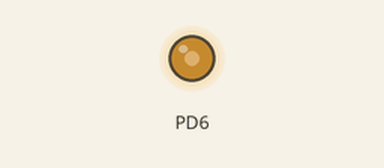
Bench run of a program on a simulated ATmega328P, built with avr-gcc and emulated at 16 MHz. Shown: output pins drawn as LEDs (lit = HIGH). At 0.0 s the program stops and its outputs stay as they are.

Above: at 0.1 s.
Timing chart, 0 to 1.5 s (numbered marks = the images above):
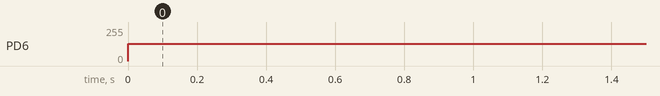

Measured:
- by itself, PD6: 0/255 → 128/255 at 0.00 s

The program:

main.c
```c
// this code sets up counter1 A output at 25% and B output at 75%
// using ICR1 as top (16bit), Fast PWM.


//#include <avr/io.h>
//
//
//int main(void)
//{
//    DDRB |= (1 << DDB1)|(1 << DDB2);
//    // PB1 and PB2 is now an output
//
//    OCR1A = 0xFFFF;
//    OCR1B = 0xFFFF;
//    // set TOP to 16bit
//
//    OCR1A = 0x3FFF;
//    // set PWM for 25% duty cycle @ 16bit
//
//    OCR1B = 0xBFFF;
//    // set PWM for 75% duty cycle @ 16bit
//
//    TCCR1A |= (1 << COM1A1)|(1 << COM1B1);
//    // set none-inverting mode
//
//    TCCR1A |= (1 << WGM11);
//    TCCR1B |= (1 << WGM12)|(1 << WGM13);
//    // set Fast PWM mode using ICR1 as TOP
//
//    TCCR1B |= (1 << CS10);
//    // START the timer with no prescaler
//
//
//
//    while (1);
//    {
//        // we have a working Fast PWM
//    }
//}

// this code sets up counter0 for an 8kHz Fast PWM wave @ 16Mhz Clock


#include <avr/io.h>
#include <util/delay.h>


int main(void)
{
    DDRD |= (1 << DDD6);
    // PD6 is now an output

    OCR0A = 128;
    // set PWM for 50% duty cycle


    TCCR0A |= (1 << COM0A1);
    // set none-inverting mode

    TCCR0A |= (1 << WGM01) | (1 << WGM00);
    // set fast PWM Mode

    TCCR0B |= (1 << CS01);
    // set prescaler to 8 and starts PWM


    while (1);
    {
        // we have a working Fast PWM
    	if (OCR0A > 0) {
    		OCR0A--;
    	}
    	else {
    		OCR0A = 255;
    	}
    	_delay_ms(100);
    }
}
```
